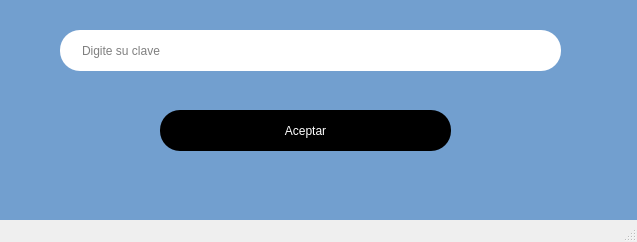
<?xml version="1.0" encoding="UTF-8"?>
<ui version="4.0">
    <class>ventanaPrincipal</class>
    <widget class="QMainWindow" name="ventanaPrincipal">
        <property name="geometry">
            <rect>
                <x>0</x>
                <y>0</y>
                <width>637</width>
                <height>242</height>
            </rect>
        </property>
        <property name="windowTitle">
            <string>Validador</string>
        </property>
        <property name="styleSheet">
            <string notr="true"/>
        </property>
        <widget class="QWidget" name="centralwidget">
            <property name="styleSheet">
                <string notr="true">QWidget{
                    background-color: rgb(114, 159, 207);
                    }
                    QLineEdit{
                    border-radius:20px;
                    background-color:white;
                    padding-left:20px;

                    }
                    QPushButton{
                    border-radius:20px;
                    borber-bottom:2px solid;
                    background-color:black;
                    color:white;
                    }

                    QPushButton:hover{
                    background-color:orange;
                    }
                </string>
            </property>
            <widget class="QPushButton" name="btnAceptar">
                <property name="geometry">
                    <rect>
                        <x>160</x>
                        <y>110</y>
                        <width>291</width>
                        <height>41</height>
                    </rect>
                </property>
                <property name="text">
                    <string>Aceptar</string>
                </property>
            </widget>
            <widget class="QLineEdit" name="lineEditClave">
                <property name="geometry">
                    <rect>
                        <x>60</x>
                        <y>30</y>
                        <width>501</width>
                        <height>41</height>
                    </rect>
                </property>
                <property name="placeholderText">
                    <string>Digite su clave</string>
                </property>
                <property name="clearButtonEnabled">
                    <bool>true</bool>
                </property>
            </widget>
            <widget class="QLabel" name="estado">
                <property name="geometry">
                    <rect>
                        <x>30</x>
                        <y>180</y>
                        <width>221</width>
                        <height>41</height>
                    </rect>
                </property>
                <property name="font">
                    <font>
                        <pointsize>17</pointsize>
                        <weight>75</weight>
                        <bold>true</bold>
                    </font>
                </property>
                <property name="text">
                    <string/>
                </property>
            </widget>
            <zorder>lineEditClave</zorder>
            <zorder>btnAceptar</zorder>
            <zorder>estado</zorder>
        </widget>
        <widget class="QStatusBar" name="statusbar"/>
    </widget>
    <resources/>
    <connections/>
</ui>
